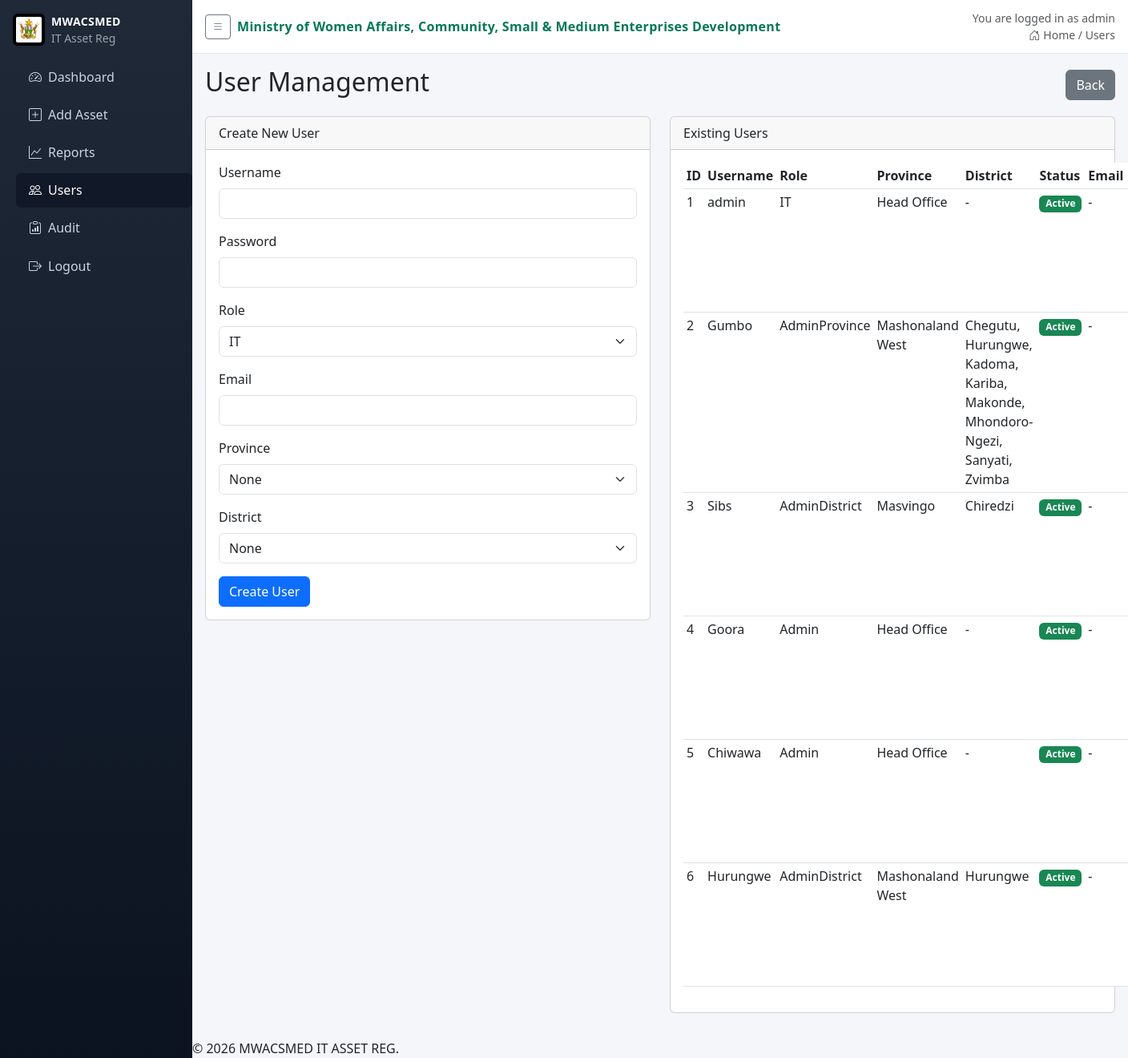
Screenshot of /users (signed in) with the database file from the repository.
### app.py (models this page shows)
class User(db.Model):
    id = db.Column(db.Integer, primary_key=True)
    username = db.Column(db.String(80), unique=True, nullable=False)
    password_hash = db.Column(db.String(200), nullable=False)
    role = db.Column(db.String(20), nullable=False)
    province = db.Column(db.String(100), nullable=True)  # 'Head Office' or specific province
    district = db.Column(db.String(100), nullable=True)
    active = db.Column(db.Boolean, default=True, nullable=False)
    email = db.Column(db.String(120), nullable=True)

### app.py (the view, shortened to what this page needs)
@app.route('/users', methods=['GET', 'POST'])
@login_required
def users():
    if not is_it():
        flash('Access denied', 'danger')
        return redirect(url_for('index'))
    all_users = User.query.all()
    return render_template('users.html', users=all_users)

### app.py (called while the page is built)
def login_required(f):
    @wraps(f)
    def wrapper(*args, **kwargs):
        if not session.get('user_id'):
            return redirect(url_for('login'))
        return f(*args, **kwargs)
    return wrapper

def current_user():
    uid = session.get('user_id')
    if not uid:
        return None
    return User.query.get(uid)

def is_it():
    u = current_user()
    return bool(u and u.role == 'IT')

@app.context_processor
def inject_user():
    return {
        'current_user': current_user(),
        'current_role': (current_user().role if current_user() else None),
        'ministry_name': app.config.get('MINISTRY_NAME'),
        'logo_url': app.config.get('LOGO_STATIC_PATH')
    }

### templates/users.html (shortened to what this page needs)
{% extends 'base.html' %}
{% block content %}
<div class="d-flex justify-content-between align-items-center mb-3">
  <h2>User Management</h2>
  <a href="{{ url_for('index') }}" class="btn btn-secondary">Back</a>
</div>
<div class="row">
  <div class="col-lg-6">
    <div class="card mb-3">
      <div class="card-header">Create New User</div>
      <div class="card-body">
        <form method="POST">
          <div class="mb-3">
            <label class="form-label">Username</label>
            <input type="text" name="username" class="form-control" required>
          </div>
          <div class="mb-3">
            <label class="form-label">Password</label>
            <input type="password" name="password" class="form-control" required minlength="8">
          </div>
          <div class="mb-3">
            <label class="form-label">Role</label>
            <select name="role" id="role" class="form-select" required onchange="adjustLocationRequirements()">
              <option value="IT">IT</option>
            </select>
          </div>
          <div class="mb-3">
            <label class="form-label">Email</label>
            <input type="email" name="email" class="form-control">
          </div>
          <div class="mb-3">
            <label class="form-label">Province</label>
            <select name="province" id="province" class="form-select" onchange="updateDistricts(); adjustLocationRequirements()">
              <option value="">None</option>
            </select>
          </div>
          <div class="mb-3">
            <label class="form-label">District</label>
            <select name="district" id="district" class="form-select">
              <option value="">None</option>
            </select>
          </div>
          <button type="submit" class="btn btn-primary">Create User</button>
        </form>
      </div>
    </div>
  </div>
  <div class="col-lg-6">
    <div class="card mb-3">
      <div class="card-header">Existing Users</div>
      <div class="card-body">
        <table class="table table-sm">
          <thead>
            <tr>
              <th>ID</th>
              <th>Username</th>
              <th>Role</th>
              <th>Province</th>
              <th>District</th>
              <th>Status</th>
              <th>Email</th>
            </tr>
          </thead>
          <tbody>
            {% for u in users %}
            <tr>
              <td>{{ u.id }}</td>
              <td>{{ u.username }}</td>
              <td>{{ u.role }}</td>
              <td>{{ u.province or '-' }}</td>
              <td>{{ u.district or '-' }}</td>
              <td>
                {% if u.active %}<span class="badge bg-success">Active</span>{% else %}<span class="badge bg-secondary">Inactive</span>{% endif %}
              </td>
              <td>{{ u.email or '-' }}</td>
            </tr>
            {% else %}
            <tr><td colspan="5" class="text-center">No users</td></tr>
            {% endfor %}
          </tbody>
        </table>
      </div>
    </div>
  </div>
</div>
{% endblock %}

### templates/base.html (shortened to what this page needs)
<!doctype html>
<html lang="en">
  <head>
    <link href="https://cdn.jsdelivr.net/npm/bootstrap@5.3.0/dist/css/bootstrap.min.css" rel="stylesheet">
    <link rel="stylesheet" href="https://cdn.jsdelivr.net/npm/bootstrap-icons@1.11.1/font/bootstrap-icons.css">
  </head>
  <body>
    <aside class="sidebar">
      <div class="brand d-flex align-items-center gap-2">
        {% if logo_url %}
        <img class="brand-logo" src="{{ logo_url }}" alt="" onerror="this.remove()">
        {% endif %}
        <div>
          <div class="brand-title">MWACSMED</div>
          <div class="brand-sub small">IT Asset Reg</div>
        </div>
      </div>
      <nav class="nav flex-column">
        <a class="nav-link {% if request.endpoint=='index' %}active{% endif %}" href="{{ url_for('index') }}"><i class="bi bi-speedometer2 me-2"></i>Dashboard</a>
        <a class="nav-link {% if request.endpoint=='add_asset' %}active{% endif %}" href="{{ url_for('add_asset') }}"><i class="bi bi-plus-square me-2"></i>Add Asset</a>
        <a class="nav-link {% if request.endpoint=='reports' %}active{% endif %}" href="{{ url_for('reports') }}"><i class="bi bi-graph-up me-2"></i>Reports</a>
        {% if current_role == 'IT' %}
        <a class="nav-link {% if request.endpoint=='users' %}active{% endif %}" href="{{ url_for('users') }}"><i class="bi bi-people me-2"></i>Users</a>
        <a class="nav-link {% if request.endpoint=='audit' %}active{% endif %}" href="{{ url_for('audit') }}"><i class="bi bi-clipboard-data me-2"></i>Audit</a>
        {% endif %}
        {% if current_user %}
        <a class="nav-link" href="{{ url_for('logout') }}"><i class="bi bi-box-arrow-right me-2"></i>Logout</a>
        {% else %}
        <a class="nav-link {% if request.endpoint=='login' %}active{% endif %}" href="{{ url_for('login') }}"><i class="bi bi-box-arrow-in-right me-2"></i>Login</a>
        {% endif %}
      </nav>
    </aside>
    <div class="main">
      <div class="topbar d-flex justify-content-between align-items-center">
        <div class="d-flex align-items-center gap-2">
          <button class="btn btn-outline-secondary btn-sm" id="sidebarToggle"><i class="bi bi-list"></i></button>
          <div class="ministry">{{ ministry_name }}</div>
        </div>
        <div class="text-muted small text-end">
          {% if current_user %}
          <div>You are logged in as {{ current_user.username }}</div>
          {% endif %}
          <div><i class="bi bi-house-door me-1"></i>Home / {{ request.endpoint|capitalize }}</div>
        </div>
      </div>
      <div class="content">
      {% block content %}{% endblock %}
      </div>
      <div class="footer-copy">© 2026 MWACSMED IT ASSET REG.</div>
    </div>
  </body>
</html>

### templates/base.html (style rules this page uses)
body { background: #f4f6f9; }
.sidebar { position: fixed; top: 0; left: 0; bottom: 0; width: 240px; background: linear-gradient(180deg,#1f2937 0%, #0b1321 100%); color: #cbd5e1; padding-top: 1rem; }
.sidebar .brand { color: #fff; padding: 0 1rem; margin-bottom: 1rem; }
.brand-logo { height: 40px; width: 40px; object-fit: contain; display: inline-block; background: #000; border-radius: 6px; padding: 4px; }
.brand-title { font-weight: 700; font-size: 14px; letter-spacing: .4px; }
.brand-sub { color: #9ca3af; }
.sidebar .nav-link { color: #cbd5e1; padding: .6rem 1rem; border-radius: .375rem; display: block; }
.sidebar .nav-link.active, .sidebar .nav-link:hover { background: #111827; color: #fff; }
.sidebar nav { padding-left: 1.25rem; margin-top: .5rem; }
.sidebar .nav-link { margin-bottom: .25rem; }
.main { margin-left: 240px; transition: margin-left .2s ease; }
.topbar { background: #ffffff; border-bottom: 1px solid #e5e7eb; padding: .75rem 1rem; }
.ministry { font-weight: 700; color: #047857; letter-spacing: .3px; }
.content { padding: 1rem; }

### rows the page displays
User: username "admin", id "1", role "IT", province "Head Office", district "-", active "Active", email "-"
User: id "2", username "Gumbo", role "AdminProvince", province "Mashonaland West", district "Chegutu, Hurungwe, Kadoma, Kariba, Makonde, Mhondoro-Ngezi, Sanyati, Zvimba", active "Active", email "-"
User: id "3", username "Sibs", role "AdminDistrict", province "Masvingo", district "Chiredzi", active "Active", email "-"
User: id "4", username "Goora", role "Admin", province "Head Office", district "-", active "Active", email "-"
User: id "5", username "Chiwawa", role "Admin", province "Head Office", district "-", active "Active", email "-"
User: id "6", username "Hurungwe", role "AdminDistrict", province "Mashonaland West", district "Hurungwe", active "Active", email "-"

### other values shown
{{ ministry_name }} "Ministry of Women Affairs, Community, Small & Medium Enterprises Development"
{{ request.endpoint|capitalize }} "Users"
